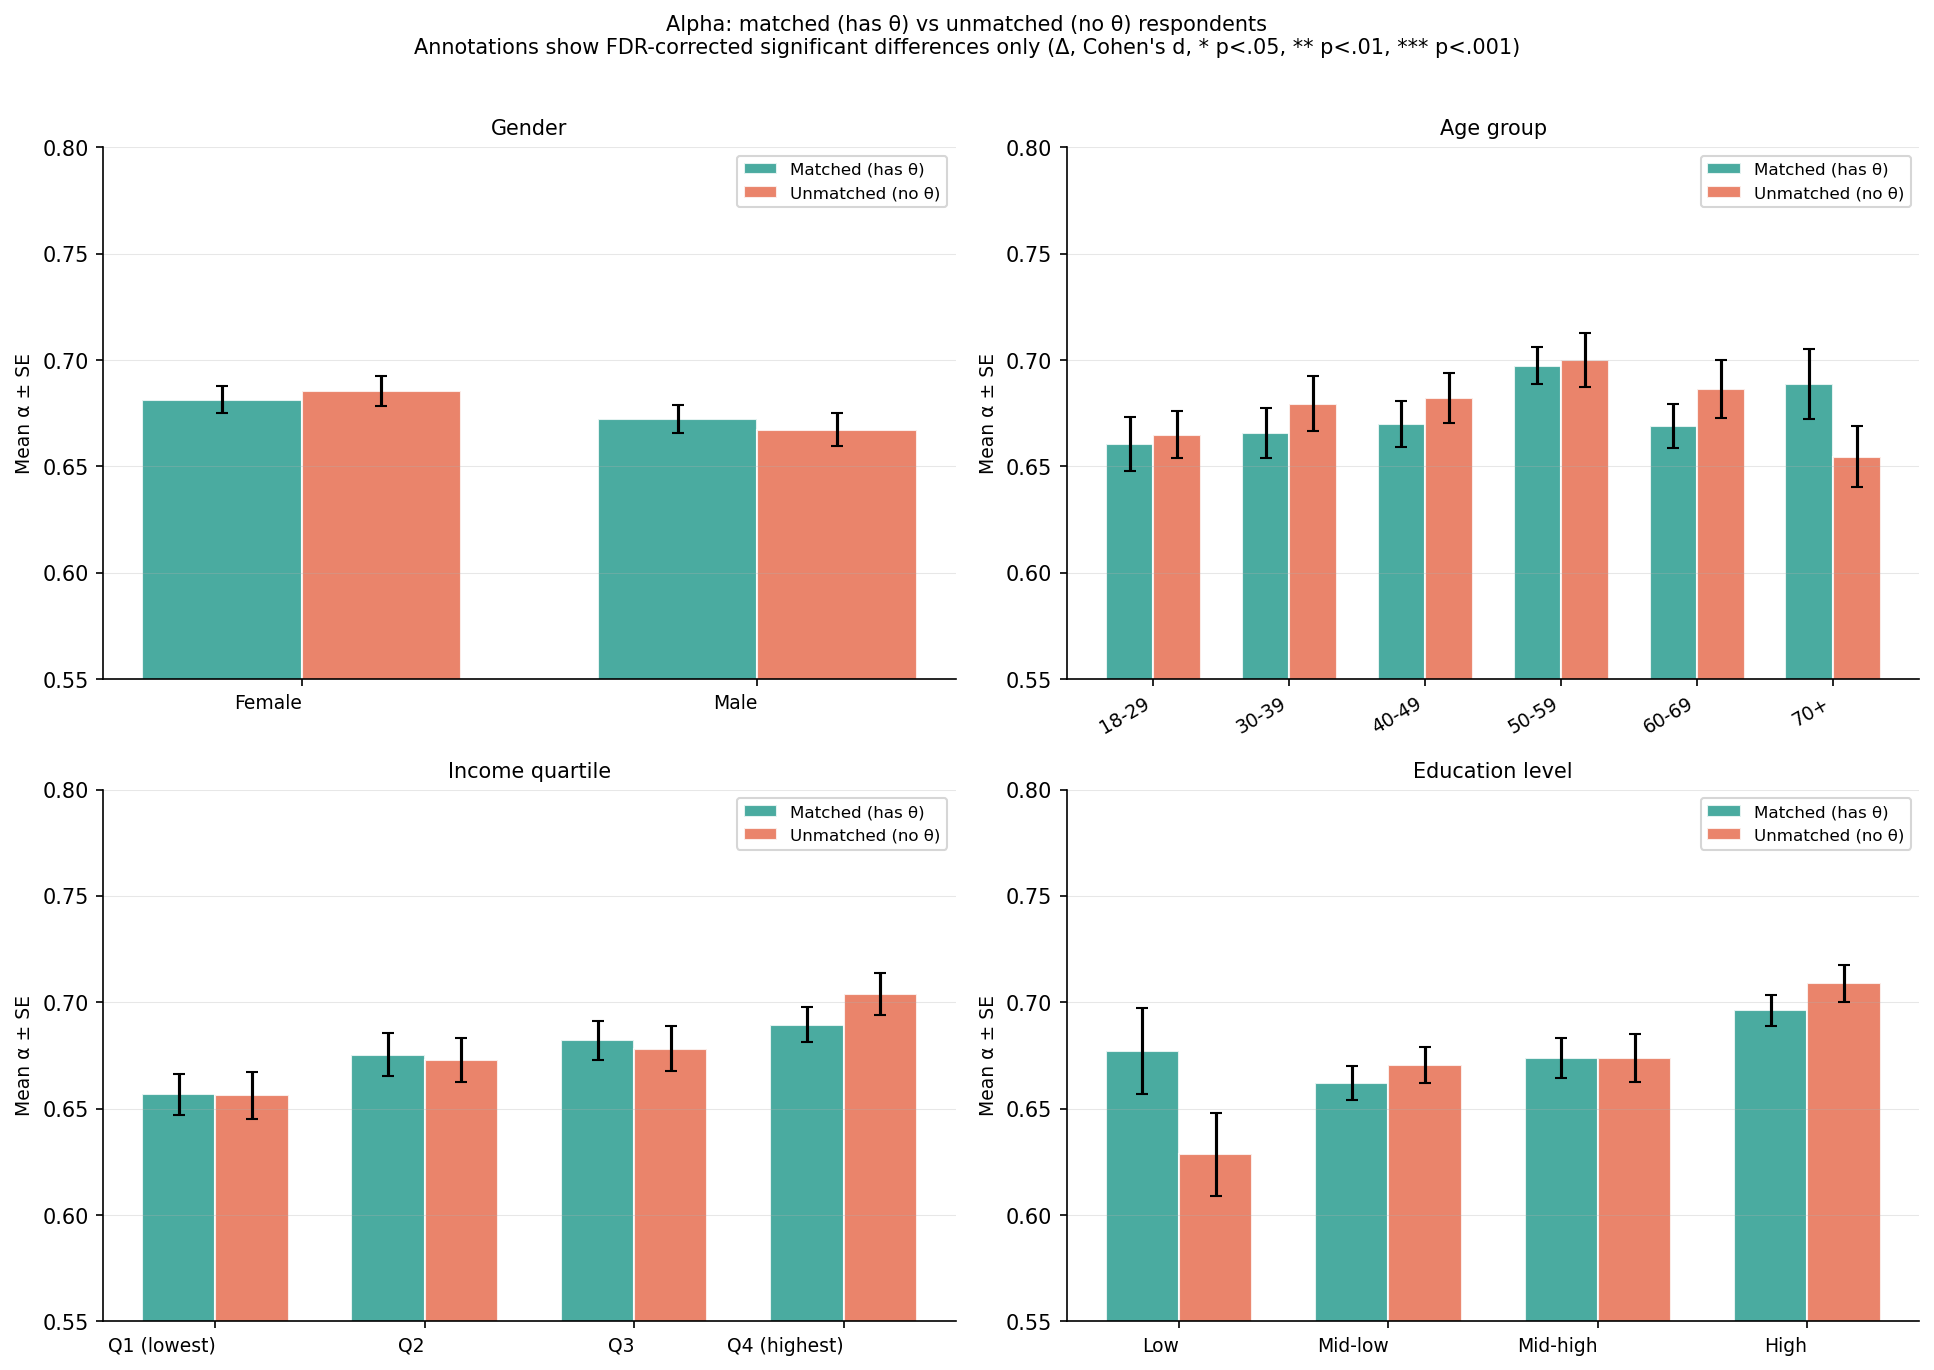

Generate this figure with Python:
"""
Compares alpha values between respondents who also answered the theta survey
("matched") and those who did not ("unmatched").

Statistical testing:
- Independent samples t-test per demographic cell
- Cohen's d as effect size (small=0.2, medium=0.5, large=0.8)
- Benjamini-Hochberg FDR correction for multiple comparisons (14 tests)

Saves:
- alpha_differences_summary.csv  — mean, SD, n, t, p, p_fdr, cohen_d per group
- alpha_differences.png          — bar chart comparison
"""
import pandas as pd
import numpy as np
import matplotlib.pyplot as plt
from pathlib import Path
from scipy import stats
from statsmodels.stats.multitest import multipletests

OUT_DIR   = Path(__file__).parent
ALPHA_FILE = Path(__file__).parent.parent / "alpha_demographics.xlsx"
DATA_FILE  = Path(__file__).parent.parent / "hierarchical_agents.csv"

# ── Load data ─────────────────────────────────────────────────────────────────
alpha_raw = pd.read_excel(ALPHA_FILE)
alpha_full = pd.DataFrame({
    'id':        alpha_raw['id'],
    'alpha':     pd.to_numeric(alpha_raw['Self-identity weight (alpha)'], errors='coerce'),
    'gender':    alpha_raw['Gender'],
    'age':       pd.to_numeric(alpha_raw['Age of the household member'], errors='coerce'),
    'incquart':  alpha_raw['Income Quartile'],
    'educlevel': alpha_raw['Education Level'],
}).dropna()
alpha_full['age_group'] = pd.cut(alpha_full['age'], bins=[17, 29, 39, 49, 59, 69, 120],
                                  labels=['18-29', '30-39', '40-49', '50-59', '60-69', '70+'])
alpha_full = alpha_full.dropna(subset=['age_group'])

matched_ids = set(pd.read_csv(DATA_FILE)['nomem_encr'])
alpha_full['has_theta'] = alpha_full['id'].isin(matched_ids)
matched   = alpha_full[alpha_full['has_theta']]
unmatched = alpha_full[~alpha_full['has_theta']]

print(f"Full alpha sample:      n={len(alpha_full)}")
print(f"Matched (has theta):    n={len(matched)}")
print(f"Unmatched (no theta):   n={len(unmatched)}")

# ── Demo config ───────────────────────────────────────────────────────────────
DEMO_VARS = {
    'gender':    {'order': ['Female', 'Male'],
                  'labels': {'Female': 'Female', 'Male': 'Male'}},
    'age_group': {'order': ['18-29', '30-39', '40-49', '50-59', '60-69', '70+'],
                  'labels': None},
    'incquart':  {'order': [1, 2, 3, 4],
                  'labels': {1: 'Q1 (lowest)', 2: 'Q2', 3: 'Q3', 4: 'Q4 (highest)'}},
    'educlevel': {'order': [1, 2, 3, 4],
                  'labels': {1: 'Low', 2: 'Mid-low', 3: 'Mid-high', 4: 'High'}},
}

# ── Summary with significance tests ──────────────────────────────────────────
def cohens_d(a, b):
    pooled_sd = np.sqrt((a.std()**2 + b.std()**2) / 2)
    return (a.mean() - b.mean()) / pooled_sd if pooled_sd > 0 else np.nan

rows = []
for var, cfg in DEMO_VARS.items():
    for lvl in cfg['order']:
        label = cfg['labels'][lvl] if cfg['labels'] else str(lvl)
        m = matched[matched[var] == lvl]['alpha']
        u = unmatched[unmatched[var] == lvl]['alpha']
        t_stat, p_val = stats.ttest_ind(m, u)
        d = cohens_d(m, u)
        rows.append({
            'variable': var, 'group': label,
            'matched_mean':   round(m.mean(), 3), 'matched_sd':   round(m.std(), 3), 'matched_n':   len(m),
            'unmatched_mean': round(u.mean(), 3), 'unmatched_sd': round(u.std(), 3), 'unmatched_n': len(u),
            'diff':    round(m.mean() - u.mean(), 3),
            't_stat':  round(t_stat, 3),
            'p_raw':   round(p_val, 4),
            'cohens_d': round(d, 3),
        })

summary = pd.DataFrame(rows)

# Benjamini-Hochberg FDR correction across all tests
rejected, p_fdr, _, _ = multipletests(summary['p_raw'], method='fdr_bh')
summary['p_fdr']       = p_fdr.round(4)
summary['sig_fdr']     = rejected  # True = significant after correction

# Effect size label
def d_label(d):
    d = abs(d)
    if d < 0.2:  return 'negligible'
    if d < 0.5:  return 'small'
    if d < 0.8:  return 'medium'
    return 'large'
summary['effect_size'] = summary['cohens_d'].apply(d_label)

summary.to_csv(OUT_DIR / "alpha_differences_summary.csv", index=False)
print("Saved: alpha_differences_summary.csv")

# Print results to console
print(f"\n{'Variable':<12} {'Group':<14} {'Diff':>7} {'t':>7} {'p_raw':>8} {'p_fdr':>8} {'sig':>5} {'d':>7} {'effect'}")
print("-" * 85)
for _, row in summary.iterrows():
    sig = '***' if row['p_fdr'] < 0.001 else '**' if row['p_fdr'] < 0.01 else '*' if row['p_fdr'] < 0.05 else 'ns'
    print(f"{row['variable']:<12} {row['group']:<14} {row['diff']:>+7.3f} {row['t_stat']:>7.3f} "
          f"{row['p_raw']:>8.4f} {row['p_fdr']:>8.4f} {sig:>5}  {row['cohens_d']:>6.3f}  {row['effect_size']}")

# ── Figure ────────────────────────────────────────────────────────────────────
fig, axes = plt.subplots(2, 2, figsize=(13, 9))
axes = axes.flatten()

COLORS = {'Matched (has θ)': '#2a9d8f', 'Unmatched (no θ)': '#e76f51'}
VAR_TITLES = {
    'gender': 'Gender',
    'age_group': 'Age group',
    'incquart': 'Income quartile',
    'educlevel': 'Education level',
}

for ax, (var, cfg) in zip(axes, DEMO_VARS.items()):
    order = cfg['order']
    xlabs = [cfg['labels'][l] if cfg['labels'] else str(l) for l in order]
    x = np.arange(len(order))
    width = 0.35

    for i, (grp, src, color) in enumerate([
        ('Matched (has θ)',  matched,   '#2a9d8f'),
        ('Unmatched (no θ)', unmatched, '#e76f51'),
    ]):
        means = [src[src[var] == lvl]['alpha'].mean() for lvl in order]
        sds   = [src[src[var] == lvl]['alpha'].std()  for lvl in order]
        ns    = [len(src[src[var] == lvl]['alpha'])    for lvl in order]
        ses   = [s / np.sqrt(n) for s, n in zip(sds, ns)]
        ax.bar(x + i * width - width / 2, means, width, yerr=ses, capsize=3,
               label=grp, color=color, alpha=0.85, edgecolor='white')

    # annotate significant differences
    for j, lvl in enumerate(order):
        label = cfg['labels'][lvl] if cfg['labels'] else str(lvl)
        row = summary[(summary['variable'] == var) & (summary['group'] == label)].iloc[0]
        m_mean = matched[matched[var] == lvl]['alpha'].mean()
        u_mean = unmatched[unmatched[var] == lvl]['alpha'].mean()
        if row['sig_fdr']:
            sig_str = '***' if row['p_fdr'] < 0.001 else '**' if row['p_fdr'] < 0.01 else '*'
            ax.text(j, max(m_mean, u_mean) + 0.025,
                    f'Δ{row["diff"]:+.3f}\nd={row["cohens_d"]:.2f}{sig_str}',
                    ha='center', fontsize=7, color='#333333', fontweight='bold')

    ax.set_xticks(x)
    ax.set_xticklabels(xlabs, fontsize=9,
                        rotation=30 if var == 'age_group' else 0, ha='right')
    ax.set_ylabel('Mean α ± SE', fontsize=9)
    ax.set_ylim(0.55, 0.80)
    ax.set_title(VAR_TITLES[var], fontsize=10)
    ax.legend(fontsize=8)
    ax.grid(axis='y', alpha=0.3, linewidth=0.5)
    ax.spines[['top', 'right']].set_visible(False)

fig.suptitle(
    'Alpha: matched (has θ) vs unmatched (no θ) respondents\n'
    'Annotations show FDR-corrected significant differences only (Δ, Cohen\'s d, * p<.05, ** p<.01, *** p<.001)',
    fontsize=10, y=1.01
)
plt.tight_layout()
fig.savefig(OUT_DIR / "alpha_differences.png", dpi=150, bbox_inches='tight')
print("Saved: alpha_differences.png")
plt.close()
